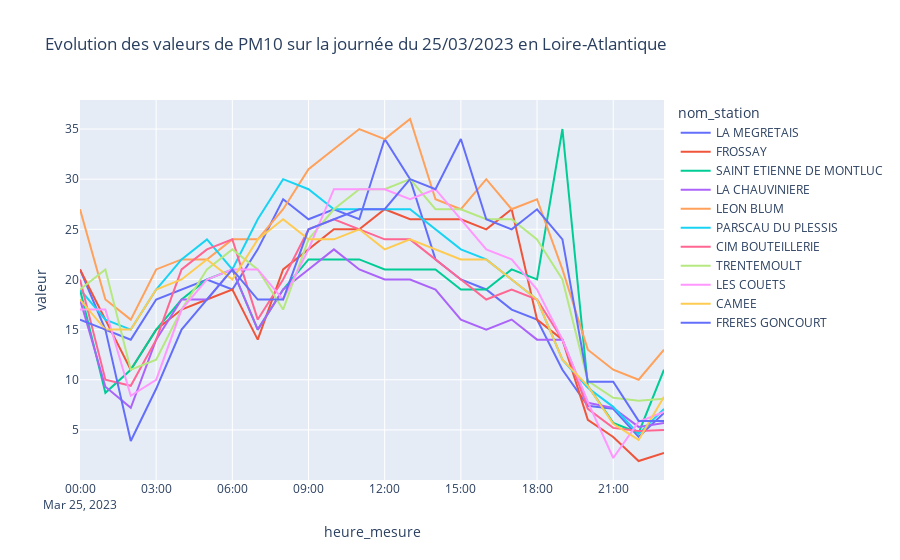

The notebook cell this image was saved under:
### Markdown cell above
# Visualisation simple de chaque station sur la journée du 25/03/2023

### Code cell
df_PM10_25032023 = df_PM10_hour_week[df_PM10_hour_week['heure_mesure'].dt.date == pd.to_datetime('2023-03-25')]

px.line(df_PM10_25032023,
        x='heure_mesure',
        y='valeur',
        color='nom_station',
        title='Evolution des valeurs de PM10 sur la journée du 25/03/2023 en Loire-Atlantique')

### Figure 1 — Plotly figure (JSON) as saved in the notebook; plotly's stock layout.template omitted (floating-point values rounded to 4 significant figures)
{"data": [{"hovertemplate": "nom_station=LA MEGRETAIS<br>heure_mesure=%{x}<br>valeur=%{y}<extra></extra>", "legendgroup": "LA MEGRETAIS", "line": {"color": "#636efa", "dash": "solid"}, "marker": {"symbol": "circle"}, "mode": "lines", "name": "LA MEGRETAIS", "orientation": "v", "showlegend": true, "type": "scatter", "x": ["2023-03-25T23:00:00", "2023-03-25T22:00:00", "2023-03-25T21:00:00", "2023-03-25T20:00:00", "2023-03-25T19:00:00", "2023-03-25T18:00:00", "2023-03-25T17:00:00", "2023-03-25T16:00:00", "2023-03-25T15:00:00", "2023-03-25T14:00:00", "2023-03-25T13:00:00", "2023-03-25T12:00:00", "2023-03-25T11:00:00", "2023-03-25T10:00:00", "2023-03-25T09:00:00", "2023-03-25T08:00:00", "2023-03-25T07:00:00", "2023-03-25T06:00:00", "2023-03-25T05:00:00", "2023-03-25T04:00:00", "2023-03-25T03:00:00", "2023-03-25T02:00:00", "2023-03-25T01:00:00", "2023-03-25T00:00:00"], "xaxis": "x", "y": [6.7, 4.3, 7.1, 7.4, 11, 16, 17, 19, 20, 22, 30, 34, 26, 27, 26, 28, 23, 19, 20, 19, 18, 14, 15, 21], "yaxis": "y"}, {"hovertemplate": "nom_station=FROSSAY<br>heure_mesure=%{x}<br>valeur=%{y}<extra></extra>", "legendgroup": "FROSSAY", "line": {"color": "#EF553B", "dash": "solid"}, "marker": {"symbol": "circle"}, "mode": "lines", "name": "FROSSAY", "orientation": "v", "showlegend": true, "type": "scatter", "x": ["2023-03-25T23:00:00", "2023-03-25T22:00:00", "2023-03-25T21:00:00", "2023-03-25T20:00:00", "2023-03-25T19:00:00", "2023-03-25T18:00:00", "2023-03-25T17:00:00", "2023-03-25T16:00:00", "2023-03-25T15:00:00", "2023-03-25T14:00:00", "2023-03-25T13:00:00", "2023-03-25T12:00:00", "2023-03-25T11:00:00", "2023-03-25T10:00:00", "2023-03-25T09:00:00", "2023-03-25T08:00:00", "2023-03-25T07:00:00", "2023-03-25T06:00:00", "2023-03-25T05:00:00", "2023-03-25T04:00:00", "2023-03-25T03:00:00", "2023-03-25T02:00:00", "2023-03-25T01:00:00", "2023-03-25T00:00:00"], "xaxis": "x", "y": [2.7, 1.9, 4.3, 6, 14, 16, 27, 25, 26, 26, 26, 27, 25, 25, 23, 21, 14, 19, 18, 17, 15, 11, 16, 21], "yaxis": "y"}, {"hovertemplate": "nom_station=SAINT ETIENNE DE MONTLUC<br>heure_mesure=%{x}<br>valeur=%{y}<extra></extra>", "legendgroup": "SAINT ETIENNE DE MONTLUC", "line": {"color": "#00cc96", "dash": "solid"}, "marker": {"symbol": "circle"}, "mode": "lines", "name": "SAINT ETIENNE DE MONTLUC", "orientation": "v", "showlegend": true, "type": "scatter", "x": ["2023-03-25T23:00:00", "2023-03-25T22:00:00", "2023-03-25T21:00:00", "2023-03-25T20:00:00", "2023-03-25T19:00:00", "2023-03-25T18:00:00", "2023-03-25T17:00:00", "2023-03-25T16:00:00", "2023-03-25T15:00:00", "2023-03-25T14:00:00", "2023-03-25T13:00:00", "2023-03-25T12:00:00", "2023-03-25T11:00:00", "2023-03-25T10:00:00", "2023-03-25T09:00:00", "2023-03-25T08:00:00", "2023-03-25T07:00:00", "2023-03-25T06:00:00", "2023-03-25T05:00:00", "2023-03-25T04:00:00", "2023-03-25T03:00:00", "2023-03-25T02:00:00", "2023-03-25T01:00:00", "2023-03-25T00:00:00"], "xaxis": "x", "y": [11, 4.7, 5.7, 9.4, 35, 20, 21, 19, 19, 21, 21, 21, 22, 22, 22, 19, 15, 21, 20, 18, 15, 11, 8.7, 19], "yaxis": "y"}, {"hovertemplate": "nom_station=LA CHAUVINIERE<br>heure_mesure=%{x}<br>valeur=%{y}<extra></extra>", "legendgroup": "LA CHAUVINIERE", "line": {"color": "#ab63fa", "dash": "solid"}, "marker": {"symbol": "circle"}, "mode": "lines", "name": "LA CHAUVINIERE", "orientation": "v", "showlegend": true, "type": "scatter", "x": ["2023-03-25T23:00:00", "2023-03-25T22:00:00", "2023-03-25T21:00:00", "2023-03-25T20:00:00", "2023-03-25T19:00:00", "2023-03-25T18:00:00", "2023-03-25T17:00:00", "2023-03-25T16:00:00", "2023-03-25T15:00:00", "2023-03-25T14:00:00", "2023-03-25T13:00:00", "2023-03-25T12:00:00", "2023-03-25T11:00:00", "2023-03-25T10:00:00", "2023-03-25T09:00:00", "2023-03-25T08:00:00", "2023-03-25T07:00:00", "2023-03-25T06:00:00", "2023-03-25T05:00:00", "2023-03-25T04:00:00", "2023-03-25T03:00:00", "2023-03-25T02:00:00", "2023-03-25T01:00:00", "2023-03-25T00:00:00"], "xaxis": "x", "y": [5.7, 5.3, 7.2, 7.7, 14, 14, 16, 15, 16, 19, 20, 20, 21, 23, 21, 19, 15, 21, 18, 18, 14, 7.2, 9.3, 18], "yaxis": "y"}, {"hovertemplate": "nom_station=LEON BLUM<br>heure_mesure=%{x}<br>valeur=%{y}<extra></extra>", "legendgroup": "LEON BLUM", "line": {"color": "#FFA15A", "dash": "solid"}, "marker": {"symbol": "circle"}, "mode": "lines", "name": "LEON BLUM", "orientation": "v", "showlegend": true, "type": "scatter", "x": ["2023-03-25T23:00:00", "2023-03-25T22:00:00", "2023-03-25T21:00:00", "2023-03-25T20:00:00", "2023-03-25T19:00:00", "2023-03-25T18:00:00", "2023-03-25T17:00:00", "2023-03-25T16:00:00", "2023-03-25T15:00:00", "2023-03-25T14:00:00", "2023-03-25T13:00:00", "2023-03-25T12:00:00", "2023-03-25T11:00:00", "2023-03-25T10:00:00", "2023-03-25T09:00:00", "2023-03-25T08:00:00", "2023-03-25T07:00:00", "2023-03-25T06:00:00", "2023-03-25T05:00:00", "2023-03-25T04:00:00", "2023-03-25T03:00:00", "2023-03-25T02:00:00", "2023-03-25T01:00:00", "2023-03-25T00:00:00"], "xaxis": "x", "y": [13, 10, 11, 13, 21, 28, 27, 30, 27, 28, 36, 34, 35, 33, 31, 27, 24, 24, 22, 22, 21, 16, 18, 27], "yaxis": "y"}, {"hovertemplate": "nom_station=PARSCAU DU PLESSIS<br>heure_mesure=%{x}<br>valeur=%{y}<extra></extra>", "legendgroup": "PARSCAU DU PLESSIS", "line": {"color": "#19d3f3", "dash": "solid"}, "marker": {"symbol": "circle"}, "mode": "lines", "name": "PARSCAU DU PLESSIS", "orientation": "v", "showlegend": true, "type": "scatter", "x": ["2023-03-25T23:00:00", "2023-03-25T22:00:00", "2023-03-25T21:00:00", "2023-03-25T20:00:00", "2023-03-25T19:00:00", "2023-03-25T18:00:00", "2023-03-25T17:00:00", "2023-03-25T16:00:00", "2023-03-25T15:00:00", "2023-03-25T14:00:00", "2023-03-25T13:00:00", "2023-03-25T12:00:00", "2023-03-25T11:00:00", "2023-03-25T10:00:00", "2023-03-25T09:00:00", "2023-03-25T08:00:00", "2023-03-25T07:00:00", "2023-03-25T06:00:00", "2023-03-25T05:00:00", "2023-03-25T04:00:00", "2023-03-25T03:00:00", "2023-03-25T02:00:00", "2023-03-25T01:00:00", "2023-03-25T00:00:00"], "xaxis": "x", "y": [7.1, 4.6, 7.3, 9.2, 12, 18, 20, 22, 23, 25, 27, 27, 27, 27, 29, 30, 26, 21, 24, 22, 19, 15, 16, 19], "yaxis": "y"}, {"hovertemplate": "nom_station=CIM BOUTEILLERIE<br>heure_mesure=%{x}<br>valeur=%{y}<extra></extra>", "legendgroup": "CIM BOUTEILLERIE", "line": {"color": "#FF6692", "dash": "solid"}, "marker": {"symbol": "circle"}, "mode": "lines", "name": "CIM BOUTEILLERIE", "orientation": "v", "showlegend": true, "type": "scatter", "x": ["2023-03-25T23:00:00", "2023-03-25T22:00:00", "2023-03-25T21:00:00", "2023-03-25T20:00:00", "2023-03-25T19:00:00", "2023-03-25T18:00:00", "2023-03-25T17:00:00", "2023-03-25T16:00:00", "2023-03-25T15:00:00", "2023-03-25T14:00:00", "2023-03-25T13:00:00", "2023-03-25T12:00:00", "2023-03-25T11:00:00", "2023-03-25T10:00:00", "2023-03-25T09:00:00", "2023-03-25T08:00:00", "2023-03-25T07:00:00", "2023-03-25T06:00:00", "2023-03-25T05:00:00", "2023-03-25T04:00:00", "2023-03-25T03:00:00", "2023-03-25T02:00:00", "2023-03-25T01:00:00", "2023-03-25T00:00:00"], "xaxis": "x", "y": [5, 4.9, 5.2, 7.1, 14, 18, 19, 18, 20, 22, 24, 24, 25, 26, 25, 20, 16, 24, 23, 21, 14, 9.4, 10, 20], "yaxis": "y"}, {"hovertemplate": "nom_station=TRENTEMOULT<br>heure_mesure=%{x}<br>valeur=%{y}<extra></extra>", "legendgroup": "TRENTEMOULT", "line": {"color": "#B6E880", "dash": "solid"}, "marker": {"symbol": "circle"}, "mode": "lines", "name": "TRENTEMOULT", "orientation": "v", "showlegend": true, "type": "scatter", "x": ["2023-03-25T23:00:00", "2023-03-25T22:00:00", "2023-03-25T21:00:00", "2023-03-25T20:00:00", "2023-03-25T19:00:00", "2023-03-25T18:00:00", "2023-03-25T17:00:00", "2023-03-25T16:00:00", "2023-03-25T15:00:00", "2023-03-25T14:00:00", "2023-03-25T13:00:00", "2023-03-25T12:00:00", "2023-03-25T11:00:00", "2023-03-25T10:00:00", "2023-03-25T09:00:00", "2023-03-25T08:00:00", "2023-03-25T07:00:00", "2023-03-25T06:00:00", "2023-03-25T05:00:00", "2023-03-25T04:00:00", "2023-03-25T03:00:00", "2023-03-25T02:00:00", "2023-03-25T01:00:00", "2023-03-25T00:00:00"], "xaxis": "x", "y": [8.1, 7.9, 8.2, 9.9, 20, 24, 26, 26, 27, 27, 30, 29, 29, 27, 24, 17, 21, 23, 21, 17, 12, 11, 21, 19], "yaxis": "y"}, {"hovertemplate": "nom_station=LES COUETS<br>heure_mesure=%{x}<br>valeur=%{y}<extra></extra>", "legendgroup": "LES COUETS", "line": {"color": "#FF97FF", "dash": "solid"}, "marker": {"symbol": "circle"}, "mode": "lines", "name": "LES COUETS", "orientation": "v", "showlegend": true, "type": "scatter", "x": ["2023-03-25T23:00:00", "2023-03-25T22:00:00", "2023-03-25T21:00:00", "2023-03-25T20:00:00", "2023-03-25T19:00:00", "2023-03-25T18:00:00", "2023-03-25T17:00:00", "2023-03-25T16:00:00", "2023-03-25T15:00:00", "2023-03-25T14:00:00", "2023-03-25T13:00:00", "2023-03-25T12:00:00", "2023-03-25T11:00:00", "2023-03-25T10:00:00", "2023-03-25T09:00:00", "2023-03-25T08:00:00", "2023-03-25T07:00:00", "2023-03-25T06:00:00", "2023-03-25T05:00:00", "2023-03-25T04:00:00", "2023-03-25T03:00:00", "2023-03-25T02:00:00", "2023-03-25T01:00:00", "2023-03-25T00:00:00"], "xaxis": "x", "y": [6.8, 5.8, 2.2, 7.8, 14, 19, 22, 23, 26, 29, 28, 29, 29, 29, 23, 18, 21, 21, 20, 17, 10, 8.4, 17, 17], "yaxis": "y"}, {"hovertemplate": "nom_station=CAMEE<br>heure_mesure=%{x}<br>valeur=%{y}<extra></extra>", "legendgroup": "CAMEE", "line": {"color": "#FECB52", "dash": "solid"}, "marker": {"symbol": "circle"}, "mode": "lines", "name": "CAMEE", "orientation": "v", "showlegend": true, "type": "scatter", "x": ["2023-03-25T23:00:00", "2023-03-25T22:00:00", "2023-03-25T21:00:00", "2023-03-25T20:00:00", "2023-03-25T19:00:00", "2023-03-25T18:00:00", "2023-03-25T17:00:00", "2023-03-25T16:00:00", "2023-03-25T15:00:00", "2023-03-25T14:00:00", "2023-03-25T13:00:00", "2023-03-25T12:00:00", "2023-03-25T11:00:00", "2023-03-25T10:00:00", "2023-03-25T09:00:00", "2023-03-25T08:00:00", "2023-03-25T07:00:00", "2023-03-25T06:00:00", "2023-03-25T05:00:00", "2023-03-25T04:00:00", "2023-03-25T03:00:00", "2023-03-25T02:00:00", "2023-03-25T01:00:00", "2023-03-25T00:00:00"], "xaxis": "x", "y": [8.3, 4, 5.6, 9.4, 12, 18, 20, 22, 22, 23, 24, 23, 25, 24, 24, 26, 24, 20, 22, 20, 19, 15, 15, 18], "yaxis": "y"}, {"hovertemplate": "nom_station=FRERES GONCOURT<br>heure_mesure=%{x}<br>valeur=%{y}<extra></extra>", "legendgroup": "FRERES GONCOURT", "line": {"color": "#636efa", "dash": "solid"}, "marker": {"symbol": "circle"}, "mode": "lines", "name": "FRERES GONCOURT", "orientation": "v", "showlegend": true, "type": "scatter", "x": ["2023-03-25T23:00:00", "2023-03-25T22:00:00", "2023-03-25T21:00:00", "2023-03-25T20:00:00", "2023-03-25T19:00:00", "2023-03-25T18:00:00", "2023-03-25T17:00:00", "2023-03-25T16:00:00", "2023-03-25T15:00:00", "2023-03-25T14:00:00", "2023-03-25T13:00:00", "2023-03-25T12:00:00", "2023-03-25T11:00:00", "2023-03-25T10:00:00", "2023-03-25T09:00:00", "2023-03-25T08:00:00", "2023-03-25T07:00:00", "2023-03-25T06:00:00", "2023-03-25T05:00:00", "2023-03-25T04:00:00", "2023-03-25T03:00:00", "2023-03-25T02:00:00", "2023-03-25T01:00:00", "2023-03-25T00:00:00"], "xaxis": "x", "y": [5.9, 5.9, 9.8, 9.8, 24, 27, 25, 26, 34, 29, 30, 27, 27, 26, 25, 18, 18, 21, 18, 15, 9.1, 3.9, 15, 16], "yaxis": "y"}], "layout": {"legend": {"title": {"text": "nom_station"}, "tracegroupgap": 0}, "title": {"text": "Evolution des valeurs de PM10 sur la journée du 25/03/2023 en Loire-Atlantique"}, "xaxis": {"anchor": "y", "domain": [0, 1], "title": {"text": "heure_mesure"}}, "yaxis": {"anchor": "x", "domain": [0, 1], "title": {"text": "valeur"}}}}
